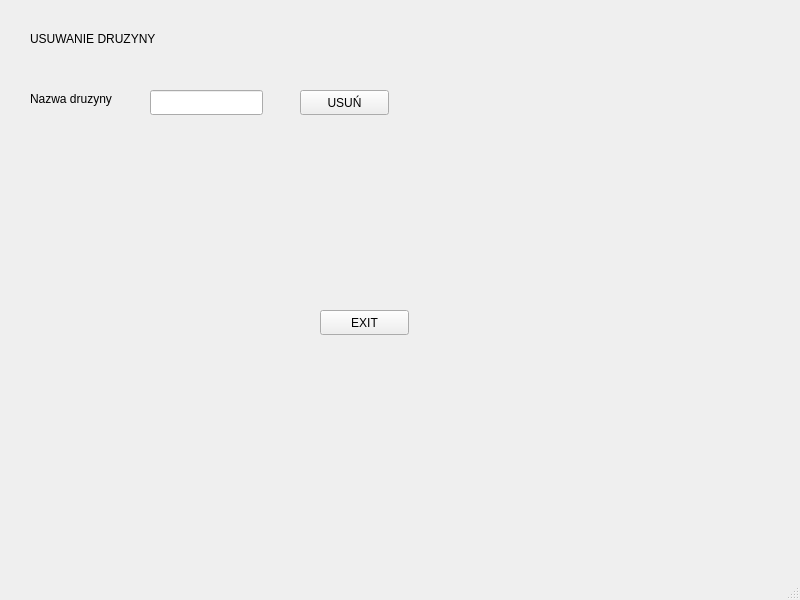
<?xml version="1.0" encoding="UTF-8"?>
<ui version="4.0">
 <class>MainWindow</class>
 <widget class="QMainWindow" name="MainWindow">
  <property name="geometry">
   <rect>
    <x>0</x>
    <y>0</y>
    <width>800</width>
    <height>600</height>
   </rect>
  </property>
  <property name="windowTitle">
   <string>MainWindow</string>
  </property>
  <widget class="QWidget" name="centralwidget">
   <widget class="QLabel" name="label">
    <property name="geometry">
     <rect>
      <x>420</x>
      <y>100</y>
      <width>171</width>
      <height>17</height>
     </rect>
    </property>
    <property name="text">
     <string/>
    </property>
   </widget>
   <widget class="QLabel" name="label_2">
    <property name="geometry">
     <rect>
      <x>30</x>
      <y>90</y>
      <width>111</width>
      <height>17</height>
     </rect>
    </property>
    <property name="text">
     <string>Nazwa druzyny</string>
    </property>
   </widget>
   <widget class="QLineEdit" name="lineEdit">
    <property name="geometry">
     <rect>
      <x>150</x>
      <y>90</y>
      <width>113</width>
      <height>25</height>
     </rect>
    </property>
   </widget>
   <widget class="QPushButton" name="pushButton">
    <property name="geometry">
     <rect>
      <x>300</x>
      <y>90</y>
      <width>89</width>
      <height>25</height>
     </rect>
    </property>
    <property name="text">
     <string>USUŃ</string>
    </property>
   </widget>
   <widget class="QPushButton" name="pushButton_2">
    <property name="geometry">
     <rect>
      <x>320</x>
      <y>310</y>
      <width>89</width>
      <height>25</height>
     </rect>
    </property>
    <property name="text">
     <string>EXIT</string>
    </property>
   </widget>
   <widget class="QLabel" name="label_3">
    <property name="geometry">
     <rect>
      <x>30</x>
      <y>30</y>
      <width>171</width>
      <height>17</height>
     </rect>
    </property>
    <property name="text">
     <string>USUWANIE DRUZYNY</string>
    </property>
   </widget>
  </widget>
  <widget class="QMenuBar" name="menubar">
   <property name="geometry">
    <rect>
     <x>0</x>
     <y>0</y>
     <width>800</width>
     <height>22</height>
    </rect>
   </property>
  </widget>
  <widget class="QStatusBar" name="statusbar"/>
 </widget>
 <resources/>
 <connections/>
</ui>
